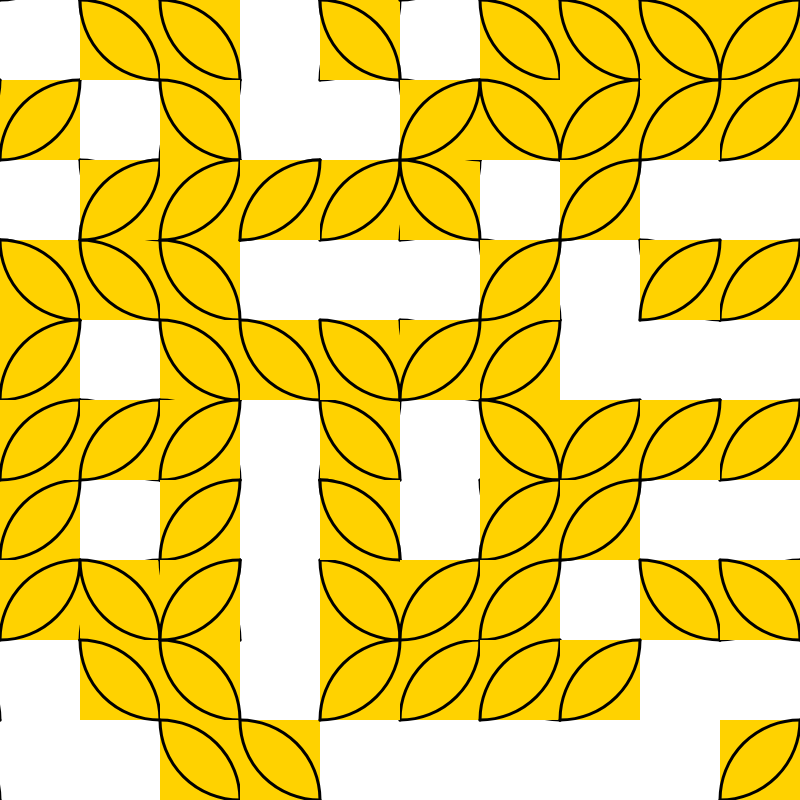
Frame 1 (no input)
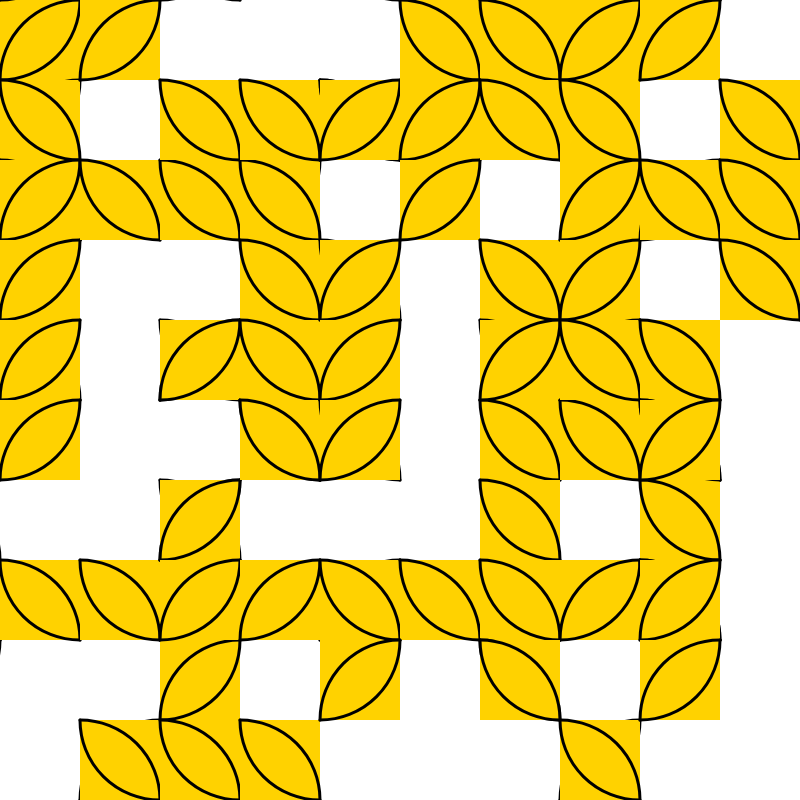
Frame 2 (the mouse pressed at the canvas centre, redrawn once)

The p5.js sketch that drew these frames (run headless with seeded random() and noise() and a simulated clock; the mouse was pressed at the canvas centre and the sketch redrawn once):

// p5.js sketch
// ── sketch.js

function setup() {
  createCanvas(800, 800);
  background(255);
  noLoop();
}

function draw() {
  background(255);

  let tileSize = 80;

  for (let x = 0; x < width; x += tileSize) {
    for (let y = 0; y < height; y += tileSize) {

      push();
      translate(x, y);

      // Randomly rotate each tile
      rotate(floor(random(4)) * HALF_PI);

      // Yellow tile background
      noStroke();
      fill(255, 210, 0);
      rect(0, 0, tileSize, tileSize);

      // Black curved Truchet pattern
      noFill();
      stroke(0);
      strokeWeight(3);

      arc(0, 0, tileSize * 2, tileSize * 2, 0, HALF_PI);
      arc(tileSize, tileSize, tileSize * 2, tileSize * 2, PI, PI + HALF_PI);

      pop();
    }
  }
}
